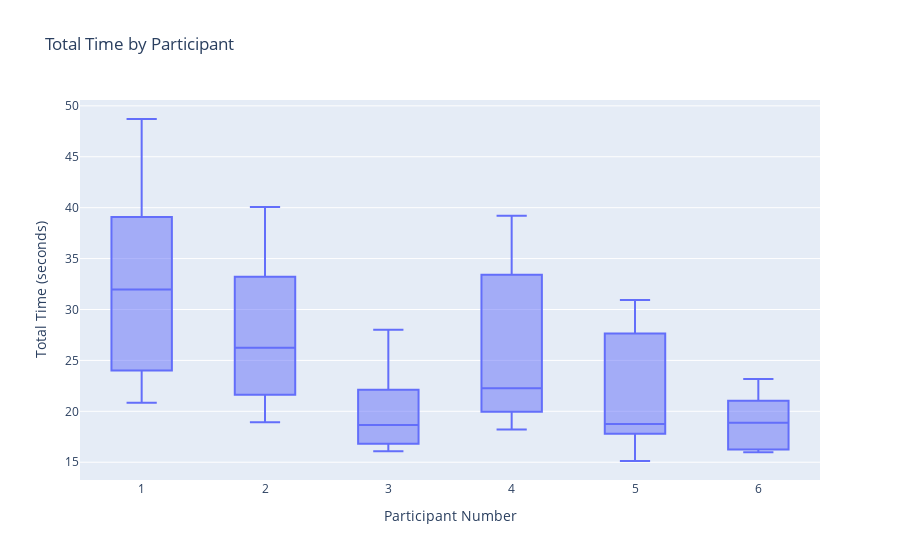
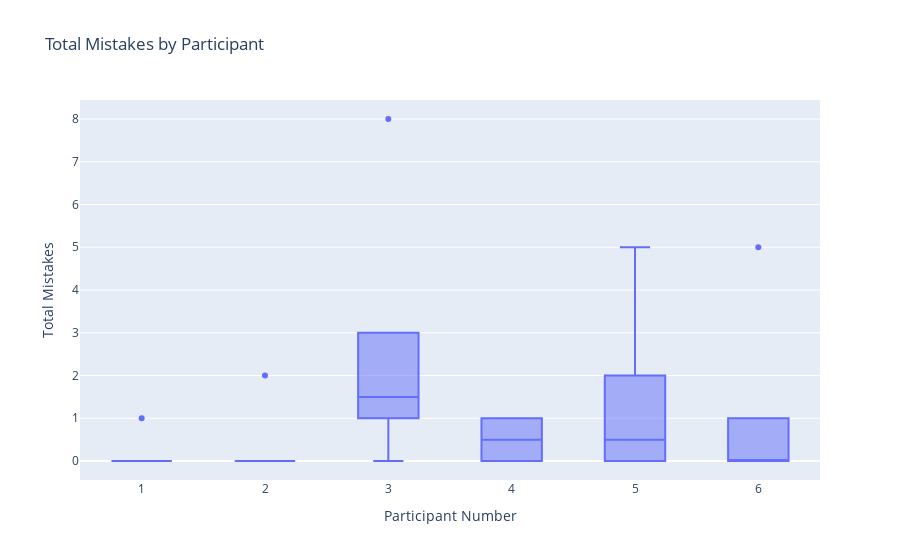

The cell these charts' notebook holds for them, in order:
### Code cell
fig1 = px.box(df,
              x="Participant number",
              y="Total time",
              title="Total Time by Participant",
              labels={"Total time": "Total Time (seconds)", "Participant number": "Participant Number"},
              hover_data=["Total mistakes", "Notes"])

fig2 = px.box(df,
              x="Participant number",
              y="Total mistakes",
              title="Total Mistakes by Participant",
              labels={"Total mistakes": "Total Mistakes", "Participant number": "Participant Number"},
              hover_data=["Total time", "Notes"])

fig1.show()
fig2.show()

### Figure 1 — Plotly figure (JSON) as saved in the notebook; plotly's stock layout.template omitted (floating-point values rounded to 4 significant figures)
{"data": [{"alignmentgroup": "True", "customdata": [[0, null], [0, null], [0, null], [0, "Das sei ein angenehmes Setting"], [0, null], [1, null], [0, null], [0, null], [0, null], [2, "Meinte \"Es sei gar nicht so leicht wenn man schon älter und zittrig sei <br> und nicht so gut sehe\" und hat noch keine vertikale Maus verwendet"], [0, null], [0, null], [1, null], [8, "Ist normalerweise eine langsame Einstellung gewöhnt"], [1, null], [0, null], [3, null], [2, null], [0, null], [1, "Speed-Up hauptsächlich, da Teilnehmer gewusst hatte, was er machts. <br> Dass die Pointer Precision \"on\" ist, habe er nicht gemerkt"], [1, null], [0, "Teilnehmer ist die mittlere Geschwindigkeit \"off\" gewohnt, <br> deshalb war diese Einstellung ungewohnt und ein \"ungutes Gefühl\""], [1, "Teilnehmer meinte, diese Einstellung sein unkontrollierbar"], [0, null], [2, "is used to using a vertical mouse"], [0, null], [5, null], [0, null], [0, null], [1, null], [1, null], [0, null], [0, null], [0, null], [5, null], [0, "Findet Zeiger-Beschleunigung eigentlich eher ungut"]], "hovertemplate": "Participant Number=%{x}<br>Total Time (seconds)=%{y}<br>Total mistakes=%{customdata[0]}<br>Notes=%{customdata[1]}<extra></extra>", "legendgroup": "", "marker": {"color": "#636efa"}, "name": "", "notched": false, "offsetgroup": "", "orientation": "v", "showlegend": false, "type": "box", "x": [1, 1, 1, 1, 1, 1, 2, 2, 2, 2, 2, 2, 3, 3, 3, 3, 3, 3, 4, 4, 4, 4, 4, 4, 5, 5, 5, 5, 5, 5, 6, 6, 6, 6, 6, 6], "x0": " ", "xaxis": "x", "y": [39.08, 34.78, 29.17, 24.0, 20.83, 48.71, 21.63, 18.93, 25.73, 40.07, 26.75, 33.21, 19.49, 28.0, 16.82, 22.13, 17.84, 16.07, 39.2, 18.22, 19.95, 21.61, 33.41, 22.94, 19.29, 15.12, 27.64, 17.8, 30.93, 18.22, 20.8, 21.03, 23.17, 16.97, 16.26, 15.97], "y0": " ", "yaxis": "y"}], "layout": {"boxmode": "group", "legend": {"tracegroupgap": 0}, "title": {"text": "Total Time by Participant"}, "xaxis": {"anchor": "y", "domain": [0, 1], "title": {"text": "Participant Number"}}, "yaxis": {"anchor": "x", "domain": [0, 1], "title": {"text": "Total Time (seconds)"}}}}

### Figure 2 — Plotly figure (JSON) as saved in the notebook; plotly's stock layout.template omitted (floating-point values rounded to 4 significant figures)
{"data": [{"alignmentgroup": "True", "customdata": [[39.08, null], [34.78, null], [29.17, null], [24, "Das sei ein angenehmes Setting"], [20.83, null], [48.71, null], [21.63, null], [18.93, null], [25.73, null], [40.07, "Meinte \"Es sei gar nicht so leicht wenn man schon älter und zittrig sei <br> und nicht so gut sehe\" und hat noch keine vertikale Maus verwendet"], [26.75, null], [33.21, null], [19.49, null], [28, "Ist normalerweise eine langsame Einstellung gewöhnt"], [16.82, null], [22.13, null], [17.84, null], [16.07, null], [39.2, null], [18.22, "Speed-Up hauptsächlich, da Teilnehmer gewusst hatte, was er machts. <br> Dass die Pointer Precision \"on\" ist, habe er nicht gemerkt"], [19.95, null], [21.61, "Teilnehmer ist die mittlere Geschwindigkeit \"off\" gewohnt, <br> deshalb war diese Einstellung ungewohnt und ein \"ungutes Gefühl\""], [33.41, "Teilnehmer meinte, diese Einstellung sein unkontrollierbar"], [22.94, null], [19.29, "is used to using a vertical mouse"], [15.12, null], [27.64, null], [17.8, null], [30.93, null], [18.22, null], [20.8, null], [21.03, null], [23.17, null], [16.97, null], [16.26, null], [15.97, "Findet Zeiger-Beschleunigung eigentlich eher ungut"]], "hovertemplate": "Participant Number=%{x}<br>Total Mistakes=%{y}<br>Total time=%{customdata[0]}<br>Notes=%{customdata[1]}<extra></extra>", "legendgroup": "", "marker": {"color": "#636efa"}, "name": "", "notched": false, "offsetgroup": "", "orientation": "v", "showlegend": false, "type": "box", "x": [1, 1, 1, 1, 1, 1, 2, 2, 2, 2, 2, 2, 3, 3, 3, 3, 3, 3, 4, 4, 4, 4, 4, 4, 5, 5, 5, 5, 5, 5, 6, 6, 6, 6, 6, 6], "x0": " ", "xaxis": "x", "y": [0.0, 0.0, 0.0, 0.0, 0.0, 1.0, 0.0, 0.0, 0.0, 2.0, 0.0, 0.0, 1.0, 8.0, 1.0, 0.0, 3.0, 2.0, 0.0, 1.0, 1.0, 0.0, 1.0, 0.0, 2.0, 0.0, 5.0, 0.0, 0.0, 1.0, 1.0, 0.0, 0.0, 0.0, 5.0, 0.0], "y0": " ", "yaxis": "y"}], "layout": {"boxmode": "group", "legend": {"tracegroupgap": 0}, "title": {"text": "Total Mistakes by Participant"}, "xaxis": {"anchor": "y", "domain": [0, 1], "title": {"text": "Participant Number"}}, "yaxis": {"anchor": "x", "domain": [0, 1], "title": {"text": "Total Mistakes"}}}}
